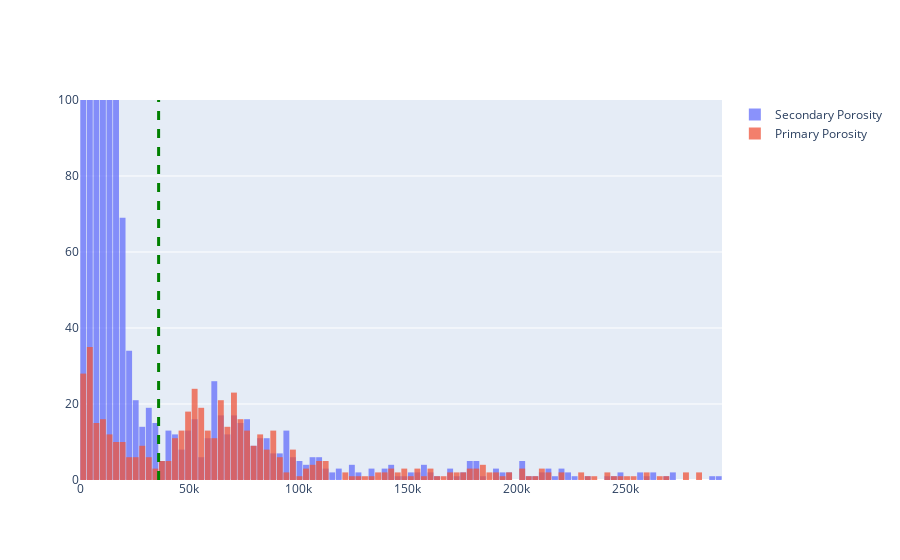

Write notebook code for a chart like this one.
### Code cell
yMax = 100
poreVolumeThresh = 36000

fig = plt.figure()
binLims = np.linspace(0,300000,100)

sns.histplot(data=secondaryPoreVolumeVec,
             bins=binLims,color='wheat',stat='count')
sns.histplot(data=primaryPoreVolumeVec,
             bins=binLims)

plt.title('All secondary pores')
plt.xlabel('Pore Volume (Lattice units)')
plt.ylim([0,yMax])
plt.plot([poreVolumeThresh, poreVolumeThresh],[0,yMax],'r',lw=5)


binTest = {"start":0,"end":300000,"size":3000}
fig = go.Figure()
fig.add_trace(go.Histogram(x=secondaryPoreVolumeVec,xbins=binTest,name='Secondary Porosity'))
fig.add_trace(go.Histogram(x=primaryPoreVolumeVec,xbins=binTest,name='Primary Porosity'))
fig.add_vline(x=poreVolumeThresh, line_width=3, line_dash="dash", line_color="green")

# Overlay both histograms

fig.update_layout(
    barmode="overlay",
    bargap=0.1)
# Reduce opacity to see both histograms
fig.update_traces(opacity=0.75)
fig.update_layout(yaxis_range=[0,100])
fig.show()

### Figure 1 — Plotly figure (JSON) as saved in the notebook; plotly's stock layout.template omitted (floating-point values rounded to 4 significant figures; data arrays with more than 128 entries replaced by an {"elided": "..."} marker saying what was removed)
{"data": [{"name": "Secondary Porosity", "opacity": 0.75, "type": "histogram", "x": {"elided": "6393 float values"}, "xbins": {"end": 300000, "size": 3000, "start": 0}}, {"name": "Primary Porosity", "opacity": 0.75, "type": "histogram", "x": {"elided": "544 float values"}, "xbins": {"end": 300000, "size": 3000, "start": 0}}], "layout": {"bargap": 0.1, "barmode": "overlay", "shapes": [{"line": {"color": "green", "dash": "dash", "width": 3}, "type": "line", "x0": 36000, "x1": 36000, "xref": "x", "y0": 0, "y1": 1, "yref": "y domain"}], "yaxis": {"range": [0, 100]}}}
